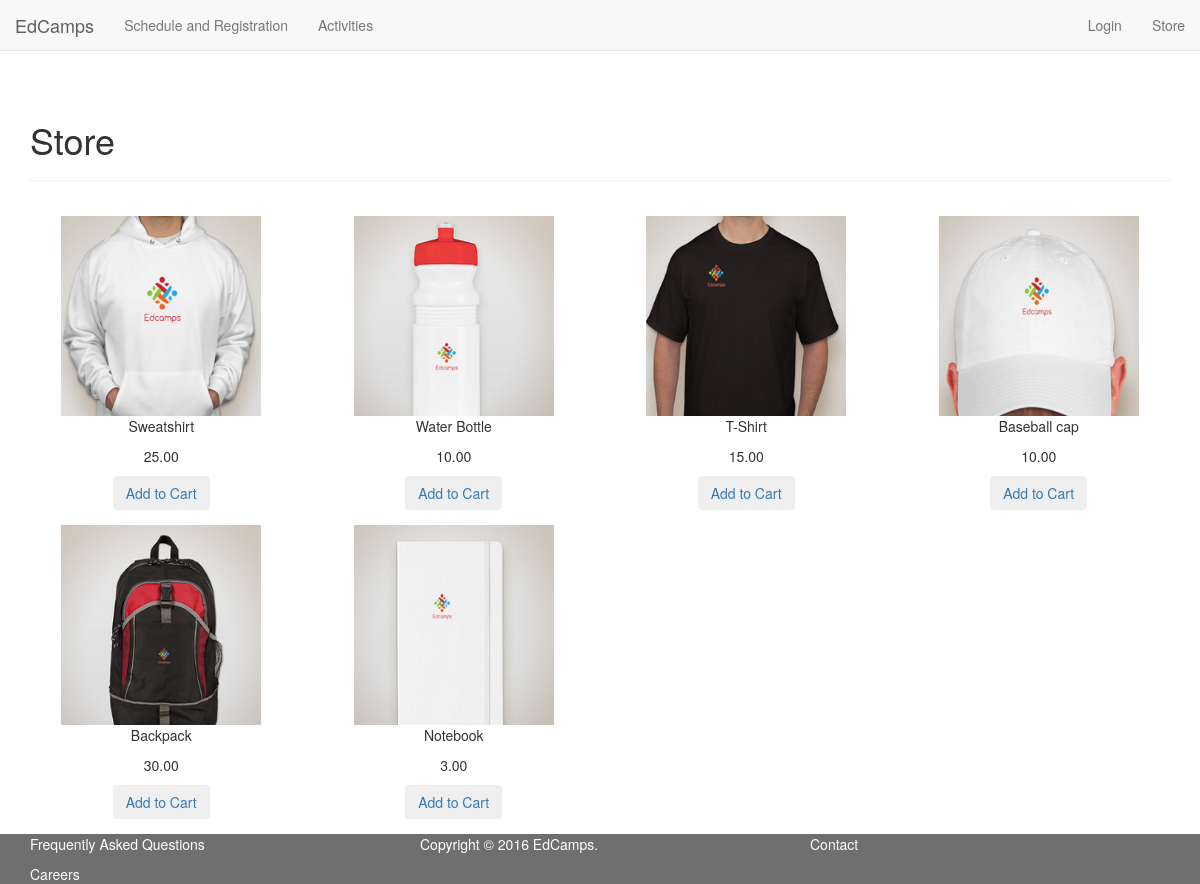
The page /store.php on the database its author committed.
### tables this page shows
CREATE TABLE inventory(
  id INT NOT NULL PRIMARY KEY AUTO_INCREMENT,
  name TINYTEXT NOT NULL,
  price DECIMAL(13,4) NOT NULL,
  image_url TEXT,
  remaining INT
);

### public/store.php (the view, shortened to what this page needs)
<?php
require_once(TEMPLATES_PATH . "/header.php");
?>
<div class="container container-fluid">
  <h1>Store</h1>
  <hr>
  <?php
  $conn = get_db_conn();
  $sql = "SELECT * FROM inventory";
  $result = $conn->query($sql);
  $div_counter = 0;
  while ($row = mysqli_fetch_assoc($result)) {
    global $div_counter;
    if ($div_counter == 0) {
      echo '<div class="row">';
    }
    $id = $row['id'];
    $name = $row['name'];
    $price = money_format("%n", $row['price']);
    $remaining = $row['remaining'];
    $image_url = $row['image_url'];
    if (!$image_url) {
      $image_url = "http://placehold.it/200x200";
    }
    else {
      $image_url = "img/store/" . $image_url;
    }
    echo '<div class="store-item col-lg-3 col-md-3 col-sm-3">';
    echo '<img src="' . $image_url . '" width="200" height="200" />';
    echo '<p class="item-name">' . $name . '</p>';
    echo '<p class="item-price">' . $price . '</p>';
    if ($remaining > 0) {
      echo '<a href="cart.php?add=' . $id . '"><button class="button btn">Add to Cart</button></a>';
    }
    else {
      echo '<button class="button btn" disabled>Sold out!</button>';
    }
    echo '</div>';
    if ($div_counter == 3) {
      echo '</div>';
    }
    $div_counter = ($div_counter + 1) % 4;
  }
  ?>
</div>
<?php require_once(TEMPLATES_PATH . "/footer.php"); ?>

### public/styles/style.css (style rules this page uses)
body { margin-top: 50px; padding-top: 50px; margin-bottom: 50px; padding-bottom: 15px; }
.store-item { padding-top: 15px; text-align: center; }

### rows shown on the page
inventory: shows a picture, name "Sweatshirt", price "25.00"
inventory: shows a picture, name "Water Bottle", price "10.00"
inventory: shows a picture, name "T-Shirt", price "15.00"
inventory: shows a picture, name "Baseball cap", price "10.00"
inventory: shows a picture, name "Backpack", price "30.00"
inventory: shows a picture, name "Notebook", price "3.00"
